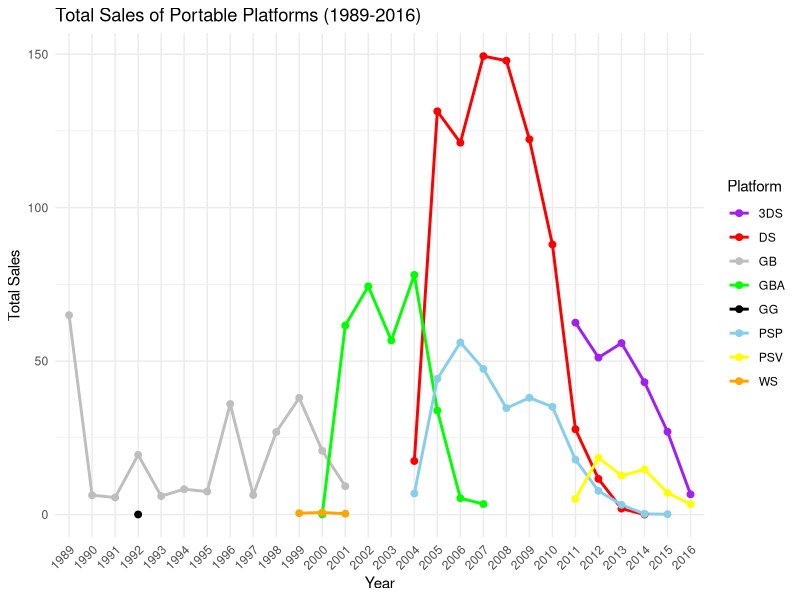
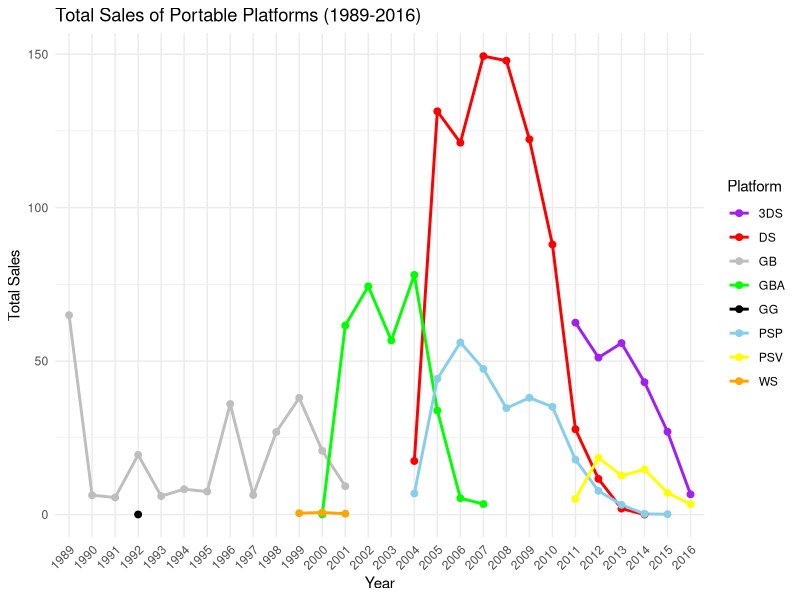
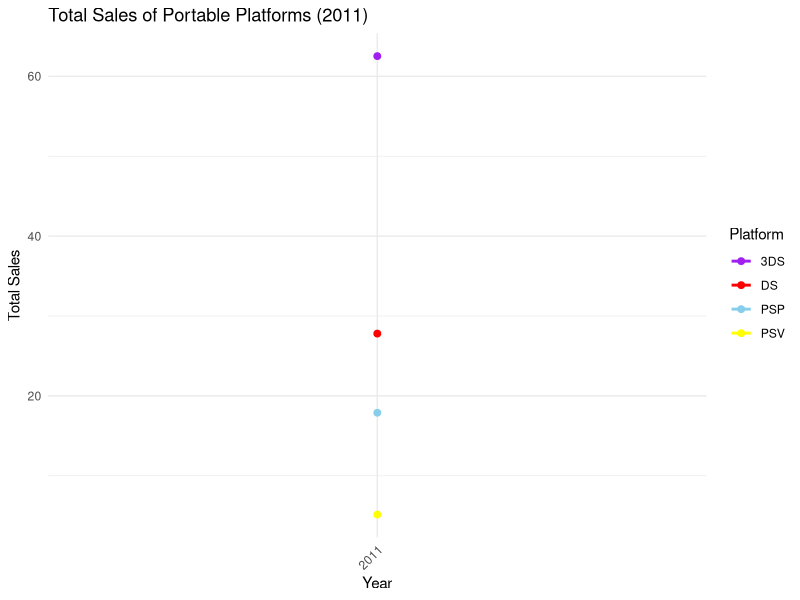
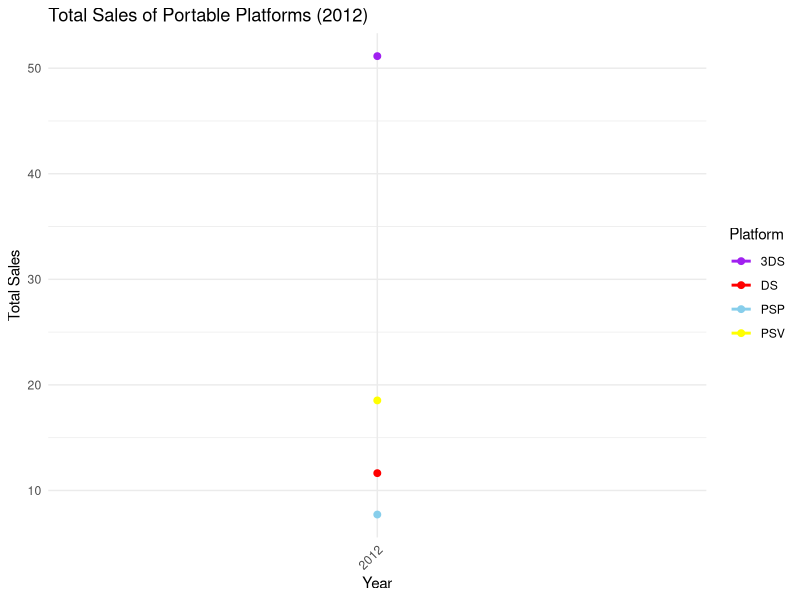
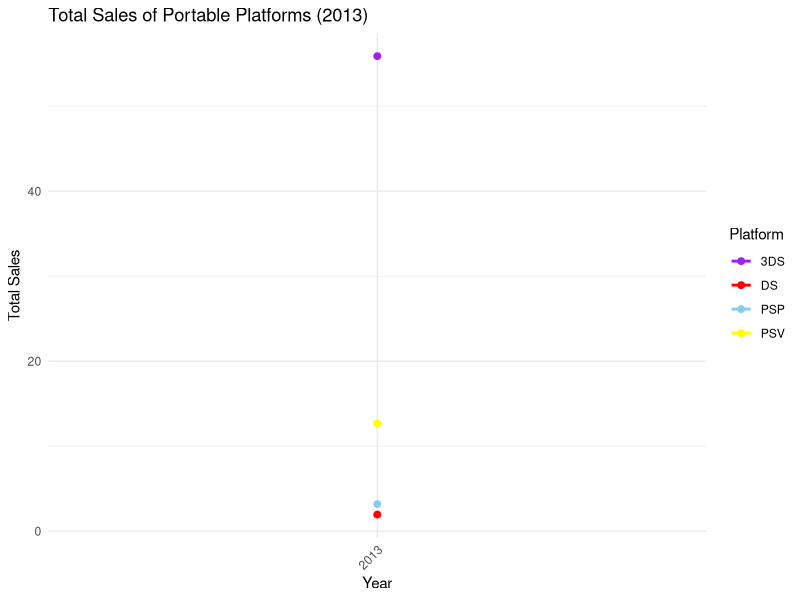
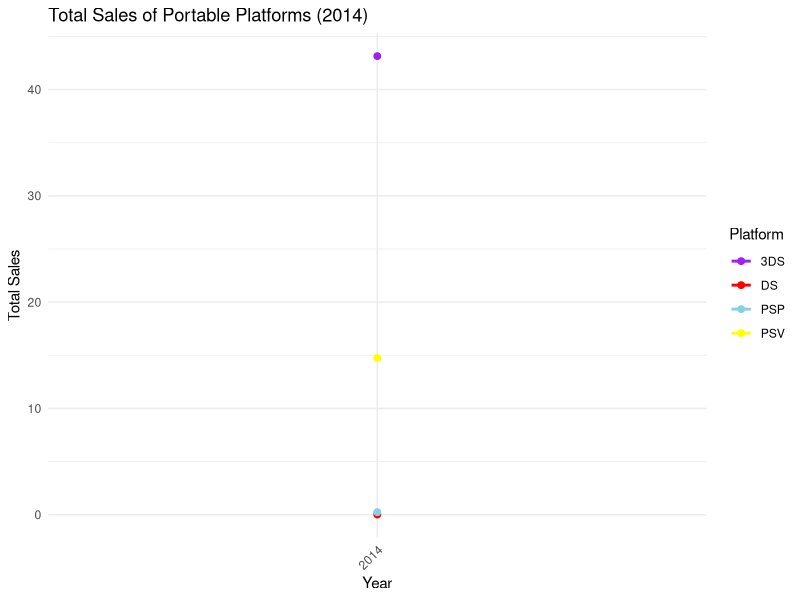
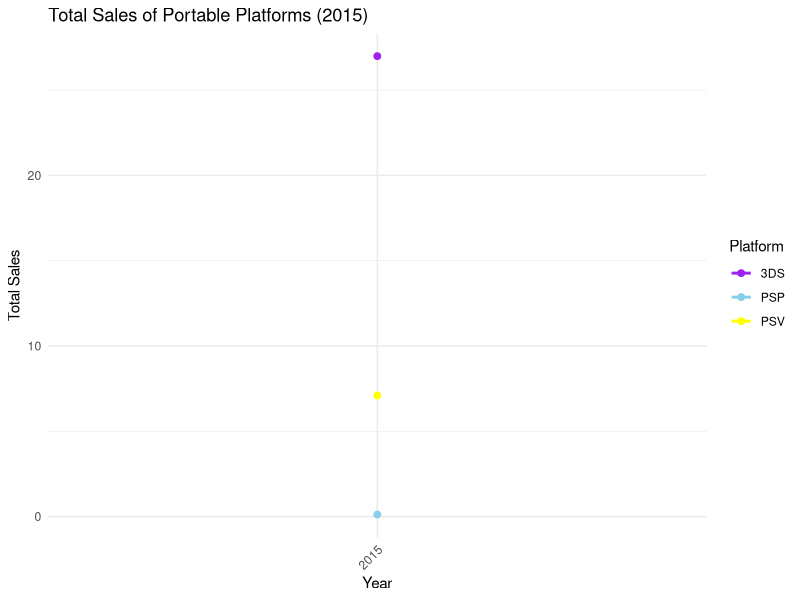
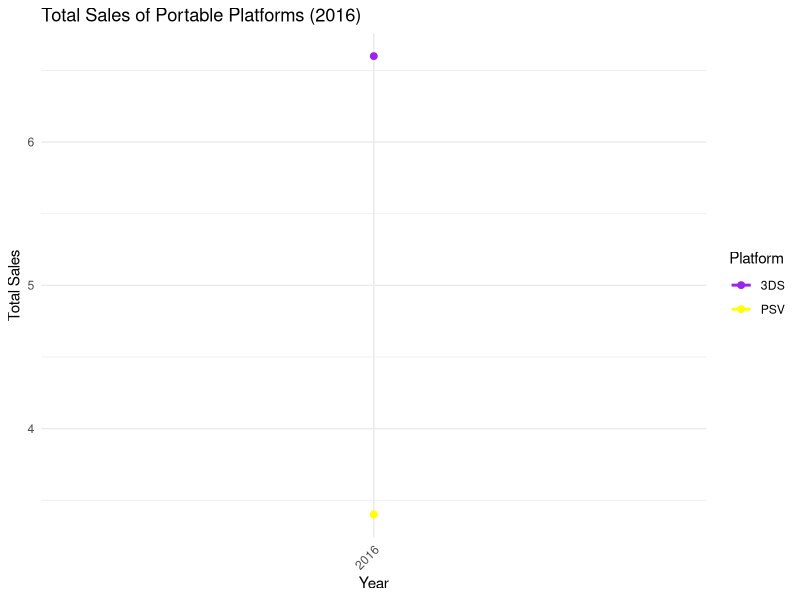

R code for these plots, in order: (Note: this script raises an error after producing the figures.)
setwd("C:/Users/burgo/OneDrive/Documentos/Projetos de Análise de Dados/Projeto 3/Data")
getwd()

# Loading required libraries
library(dplyr)  # For data manipulation
library(ggplot2)  # For plotting
library(tidyr)  # For data reshaping

# Reading the data
data <- read.csv("vgsales.csv")

# List all unique platforms
unique_platforms <- data %>%
  select(Platform) %>%
  distinct() %>%
  arrange(Platform)

# Define portable platforms
portable_platforms <- c("DS", "3DS", "GB", "GBA", "GG", "PSP", "PSV", "WS")

# Define console platforms
console_platforms <- c("2600", "3DO", "DC", "GC", "GEN", "N64", "NES", "NG", "PC", "PCFX",
                       "PS", "PS2", "PS3", "PS4", "SAT", "SCD", "SNES", "TG16", "Wii", "WiiU",
                       "X360", "XB", "XOne")

#------------------------------------------------------------------

# Calculate annual sales for portable platforms
portable_sales <- data %>%
  filter(Platform %in% portable_platforms) %>%
  group_by(Year) %>%
  summarise(Portable_Sales = sum(Global_Sales, na.rm = TRUE))

# Calculate annual sales for console platforms
console_sales <- data %>%
  filter(Platform %in% console_platforms) %>%
  group_by(Year) %>%
  summarise(Console_Sales = sum(Global_Sales, na.rm = TRUE))

# Combine portable and console sales into a single table
sales_by_year <- full_join(portable_sales, console_sales, by = "Year") %>%
  arrange(Year) %>%
  filter(!is.na(Portable_Sales) & !is.na(Console_Sales))  # Remove rows with missing values

# Create pie charts for each year
years <- unique(sales_by_year$Year)

# Check if the 'Results' directory exists, if not, create it
results_dir <- "Results"
if (!dir.exists(results_dir)) {
  dir.create(results_dir)
  if (dir.exists(results_dir)) {
    message("Directory 'Results' created successfully.")
  } else {
    stop("Failed to create directory 'Results'.")
  }
} else {
  message("Directory 'Results' already exists.")
}

# Loop to generate pie charts for each year
for (year in years) {
  # Subset data for the current year
  year_data <- sales_by_year %>% filter(Year == year)
  
  # Create a long-format data frame for plotting
  pie_data <- data.frame(
    Platform_Type = c("Portable", "Console"),
    Sales = c(year_data$Portable_Sales, year_data$Console_Sales)
  )
  
  # Add percentage column
  pie_data <- pie_data %>%
    mutate(Percentage = Sales / sum(Sales) * 100)
  
  # Create the pie chart
  pie_chart <- ggplot(pie_data, aes(x = "", y = Sales, fill = Platform_Type)) +
    geom_bar(stat = "identity", width = 1, color = "black") +  # Add black borders
    coord_polar("y") +
    labs(title = paste("Sales Distribution in", year),
         x = "",
         y = "") +
    theme_void() +
    theme(
      plot.background = element_rect(fill = "white", color = NA),
      legend.position = "right") +
    scale_fill_manual(values = c("Portable" = "skyblue", "Console" = "orange")) +
    geom_text(aes(label = paste0(round(Percentage, 1), "%")), 
              position = position_stack(vjust = 0.5), 
              color = "black", size = 4)
  
  # Save the pie chart
  file_path <- paste0(results_dir, "/sales_distribution_", year, ".png")
  ggsave(filename = file_path, plot = pie_chart, width = 6, height = 6)
  if (file.exists(file_path)) {
    message(paste("Chart saved successfully at:", file_path))
  } else {
    message(paste("Failed to save chart at:", file_path))
  }
}

# Filter data for the period from 1989 to 2016
portable_sales_filtered <- portable_sales %>% filter(Year >= 1989 & Year <= 2016)
console_sales_filtered <- console_sales %>% filter(Year >= 1989 & Year <= 2016)

# Calculate total sales of portables and consoles in the filtered period
total_portable_sales <- sum(portable_sales_filtered$Portable_Sales, na.rm = TRUE)
total_console_sales <- sum(console_sales_filtered$Console_Sales, na.rm = TRUE)

# Create a data frame for the overall comparison chart
total_sales_data <- data.frame(
  Platform_Type = c("Portable", "Console"),
  Sales = c(total_portable_sales, total_console_sales)
)

# Add percentage column
total_sales_data <- total_sales_data %>%
  mutate(Percentage = Sales / sum(Sales) * 100)

# Create pie chart for total sales
total_pie_chart <- ggplot(total_sales_data, aes(x = "", y = Sales, fill = Platform_Type)) +
  geom_bar(stat = "identity", width = 1, color = "black") +  # Add black borders
  coord_polar("y") +
  labs(title = "Total Sales Comparison (1989-2016): Portable vs Console",
       x = "",
       y = "") +
  theme_void() +
  theme(
    plot.background = element_rect(fill = "white", color = NA),
    legend.position = "right") +
  scale_fill_manual(values = c("Portable" = "skyblue", "Console" = "orange")) +
  geom_text(aes(label = paste0(round(Percentage, 1), "%")), 
            position = position_stack(vjust = 0.5), 
            color = "black", size = 4)

# Save the total sales pie chart
total_sales_file_path <- paste0(results_dir, "/total_sales_comparison_1989_2016.png")
ggsave(filename = total_sales_file_path, plot = total_pie_chart, width = 6, height = 6)
if (file.exists(total_sales_file_path)) {
  message(paste("Chart saved successfully at:", total_sales_file_path))
} else {
  message(paste("Failed to save chart at:", total_sales_file_path))
}




#---------------------------------------------------------------------------

# Define colors for each platform
platform_colors <- c("3DS" = "purple",
                     "DS" = "red",
                     "GBA" = "green",
                     "GB" = "grey",
                     "WS" = "orange",
                     "PSP" = "skyblue",
                     "PSV" = "yellow",
                     "GG" = "black")

# Function to create bar and line charts
create_sales_chart <- function(data, chart_type, filename) {
  plot <- ggplot(data, aes(x = as.factor(Year), y = Total_Sales, fill = Platform, color = Platform, group = Platform)) +
    geom_line(size = 1) +
    geom_point(size = 2) +
    labs(title = chart_type,
         x = "Year",
         y = "Total Sales") +
    theme_minimal() +
    theme(axis.text.x = element_text(angle = 45, hjust = 1)) +
    scale_fill_manual(values = platform_colors[unique(data$Platform)]) +
    scale_color_manual(values = platform_colors[unique(data$Platform)])
  
  print(plot)
  ggsave(filename = filename, plot = plot, width = 10, height = 6)
}

# Function to create pie chart and save
create_pie_chart <- function(data, title, filename) {
  total_sales <- data %>%
    group_by(Platform) %>%
    summarise(Total_Sales = sum(Global_Sales, na.rm = TRUE)) %>%
    mutate(Percentage = Total_Sales / sum(Total_Sales) * 100)
  
  pie_chart <- ggplot(total_sales, aes(x = "", y = Percentage, fill = Platform)) +
    geom_bar(stat = "identity", width = 1, color = "black") +
    coord_polar("y") +
    labs(title = title,
         x = "",
         y = "") +
    theme_void() +
    theme(legend.position = "right") +
    scale_fill_manual(values = platform_colors[unique(total_sales$Platform)]) +
    geom_text(aes(label = paste0(round(Percentage, 1), "%")),
              position = position_stack(vjust = 0.5))
  
  print(pie_chart)
  ggsave(filename = filename, plot = pie_chart, width = 6, height = 6)
}

# Read data
data <- read.csv("vgsales.csv")

# Portable platforms and years filter
portable_platforms <- c("DS", "3DS", "GB", "GBA", "GG", "PSP", "PSV", "WS")
portable_sales <- data %>%
  filter(Platform %in% portable_platforms & Year >= 1989 & Year <= 2016) %>%
  group_by(Platform, Year) %>%
  summarise(Total_Sales = sum(Global_Sales, na.rm = TRUE))

# Create and save bar chart
bar_chart_filename <- "Results/portable_sales_bar_chart.png"
create_sales_chart(portable_sales, "Total Sales of Portable Platforms (1989-2016)", bar_chart_filename)

# Create and save line chart
line_chart_filename <- "Results/portable_sales_line_chart.png"
create_sales_chart(portable_sales, "Total Sales of Portable Platforms (1989-2016)", line_chart_filename)

# Create and save yearly bar charts
for (year in unique(portable_sales$Year)) {
  year_data <- portable_sales %>% filter(Year == year)
  year_chart_filename <- paste0("Results/portable_sales_", year, ".png")
  create_sales_chart(year_data, paste("Total Sales of Portable Platforms (", year, ")", sep = ""), year_chart_filename)
}

# DS vs PSP sales comparison
sales_ds_psp <- data %>%
  filter(Platform %in% c("DS", "PSP"))

create_pie_chart(sales_ds_psp, "DS vs PSP Sales Percentage", "Results/ds_vs_psp_sales_percentage.png")

# 3DS vs PSVita sales comparison
sales_3ds_psv <- data %>%
  filter(Platform %in% c("3DS", "PSV"))

create_pie_chart(sales_3ds_psv, "3DS vs PSV Sales Percentage", "Results/3ds_vs_psv_sales_percentage.png")

#--------------------------------------------------------------------------------------



# Define console platforms for each family
xbox <- c("XB", "X360", "XOne")
playstation <- c("PS", "PS2", "PS3", "PS4")
nintendo <- c("NES", "SNES", "N64", "GC", "Wii", "WiiU")
sega <- c("DC", "SCD", "GEN", "SAT")

# Function to create pie chart for a specific family and save as image
create_pie_chart <- function(data, platforms, family_name) {
  # Filter data for platforms in this family
  family_data <- data %>%
    filter(Platform %in% platforms) %>%
    group_by(Platform) %>%
    summarise(Total_Sales = sum(Global_Sales, na.rm = TRUE)) %>%
    mutate(Percentage = Total_Sales / sum(Total_Sales) * 100,
           Label = paste0(Platform, " (", round(Percentage, 1), "%)"))
  
  # Create pie chart with ggplot
  pie_chart <- ggplot(family_data, aes(x = "", y = Total_Sales, fill = Platform)) +
    geom_bar(stat = "identity", width = 1, color = "black") +
    coord_polar(theta = "y") +
    labs(title = paste("Global Sales Distribution for", family_name),
         fill = "Platform") +
    theme_minimal() +
    theme(axis.text.x = element_blank(),
          axis.ticks = element_blank(),
          panel.grid = element_blank()) +
    geom_text(aes(label = Label), position = position_stack(vjust = 0.5))
  
  # Save the pie chart as image
  ggsave(filename = paste0("Results/", family_name, "_sales_percentage.png"), plot = pie_chart, width = 6, height = 6)
  
  return(pie_chart)
}

# Create pie charts for each family and save images (loop can be used for efficiency)
xbox_pie <- create_pie_chart(data, xbox, "Xbox")
playstation_pie <- create_pie_chart(data, playstation, "PlayStation")
nintendo_pie <- create_pie_chart(data, nintendo, "Nintendo")
sega_pie <- create_pie_chart(data, sega, "Sega")

# Function to categorize platforms into families
categorize_family <- function(platform) {
  if (platform %in% xbox) {
    "Xbox"
  } else if (platform %in% playstation) {
    "PlayStation"
  } else if (platform %in% nintendo) {
    "Nintendo"
  } else if (platform %in% sega) {
    "Sega"
  } else {
    NA
  }
}

# Apply function to categorize platforms (sapply can be replaced with vectorized approach)
data$Family <- lapply(data$Platform, categorize_family)  # Consider using vectorization for efficiency

# Filter data for platforms belonging to defined families
data_filtered <- data %>%
  filter(!is.na(Family))

# Calculate annual sales for each family
family_sales <- data_filtered %>%
  group_by(Year, Family) %>%
  summarise(Total_Sales = sum(Global_Sales, na.rm = TRUE)) %>%
  arrange(Year)

# Create line graph for annual sales
line_graph <- ggplot(family_sales, aes(x = Year, y = Total_Sales, color = Family, group = Family)) +
  geom_line(size = 1) +
  geom_point(size = 2) +  # Add points to highlight annual sales
  labs(title = "Yearly Sales of Console Families",
       x = "Year",
       y = "Total Sales",
       color = "Console Family") +
  theme_minimal() +
  theme(axis.text.x = element_text(angle = 45, hjust = 1))

# Print and save line graph
print(line_graph)
ggsave(filename = "Results/console_families_yearly_sales.png", plot = line_graph, width = 10, height = 6)

#----------------------------------------------------------------------



# Summarize sales by genre for each region
genre_sales_na <- data %>%
  group_by(Genre) %>%
  summarise(Total_Sales = sum(NA_Sales, na.rm = TRUE))

genre_sales_eu <- data %>%
  group_by(Genre) %>%
  summarise(Total_Sales = sum(EU_Sales, na.rm = TRUE))

genre_sales_jp <- data %>%
  group_by(Genre) %>%
  summarise(Total_Sales = sum(JP_Sales, na.rm = TRUE))

# Function to create pie chart for genre sales by region
create_genre_pie_chart <- function(data, region) {
  data <- data %>%
    mutate(Percentage = Total_Sales / sum(Total_Sales) * 100,
           Label = paste0(Genre, " (", round(Percentage, 1), "%)"))
  
  pie_chart <- ggplot(data, aes(x = "", y = Total_Sales, fill = Genre)) +
    geom_bar(stat = "identity", width = 0.9, color = "black", size = 0.5) +  # Reduced width for margin and added color for separation
    coord_polar(theta = "y") +
    labs(title = paste("Genre Distribution in", region),
         fill = "Genre") +
    theme_minimal() +
    theme(axis.text.x = element_blank(),
          axis.ticks = element_blank(),
          panel.grid = element_blank()) +
    geom_text(aes(label = Label), position = position_stack(vjust = 0.5), size = 3)
  
  # Save the pie chart
  ggsave(filename = paste0("Results/genre_distribution_", gsub(" ", "_", region), ".png"), plot = pie_chart, width = 8, height = 8)
  
  return(pie_chart)
}

# Create and save pie charts for each region
na_pie <- create_genre_pie_chart(genre_sales_na, "North America")
eu_pie <- create_genre_pie_chart(genre_sales_eu, "Europe")
jp_pie <- create_genre_pie_chart(genre_sales_jp, "Japan")

# Display the pie charts
print(na_pie)
print(eu_pie)
print(jp_pie)

#--------------------------------------------------------



# Categorize platforms into families
xbox <- c("XB", "X360", "XOne")
playstation <- c("PS", "PS2", "PS3", "PS4")
nintendo <- c("NES", "SNES", "N64", "GC", "Wii", "WiiU")
sega <- c("DC", "SCD", "GEN", "SAT")

# Function to create pie chart for a specific family
create_pie_chart <- function(data, family_name) {
  data <- data %>%
    mutate(Percentage = Total_Sales / sum(Total_Sales) * 100,
           Label = paste0(Genre, " (", round(Percentage, 1), "%)"))
  
  pie_chart <- ggplot(data, aes(x = "", y = Total_Sales, fill = Genre)) +
    geom_bar(stat = "identity", width = 0.9, color = "black", size = 0.5) +  # Black borders
    coord_polar(theta = "y") +
    labs(title = paste("Genre Distribution in", family_name),
         fill = "Genre") +
    theme_minimal() +
    theme(axis.text.x = element_blank(),
          axis.ticks = element_blank(),
          panel.grid = element_blank()) +
    geom_text(aes(label = Label), position = position_stack(vjust = 0.5), size = 3)
  
  # Save the pie chart
  ggsave(filename = paste0("Results/genre_distribution_", gsub(" ", "_", family_name), ".png"), plot = pie_chart, width = 8, height = 8)
  
  return(pie_chart)
}

# Function to categorize platforms into families
categorize_family <- function(platform) {
  if (platform %in% xbox) {
    return("Xbox")
  } else if (platform %in% playstation) {
    return("PlayStation")
  } else if (platform %in% nintendo) {
    return("Nintendo")
  } else if (platform %in% sega) {
    return("Sega")
  } else {
    return(NA)
  }
}

# Apply the function to categorize platforms
data$Family <- sapply(data$Platform, categorize_family)

# Filter out rows where Family is NA
data_filtered <- data %>%
  filter(!is.na(Family))

# Summarize sales by genre for each family
genre_sales_family <- data_filtered %>%
  group_by(Family, Genre) %>%
  summarise(Total_Sales = sum(Global_Sales, na.rm = TRUE)) %>%
  ungroup()

# Create pie charts for each family and save the images
families <- c("Xbox", "PlayStation", "Nintendo", "Sega")
pie_charts <- lapply(families, function(family) {
  create_pie_chart(genre_sales_family %>% filter(Family == family), family)
})

# Display the charts
lapply(pie_charts, print)

#--------------------------------------------------------



data$Year <- as.numeric(as.character(data$Year))

# Remove rows with NA values in Year
data <- data %>% filter(!is.na(Year))

# Extract the decade from the year
data <- data %>%
  mutate(Decade = floor(Year / 10) * 10)

# Summarize global sales by genre for each decade
genre_sales_decade <- data %>%
  group_by(Decade, Genre) %>%
  summarise(Total_Sales = sum(Global_Sales, na.rm = TRUE)) %>%
  ungroup()

# Function to generate pie charts with margins
create_pie_chart <- function(data, decade) {
  data <- data %>%
    mutate(Percentage = Total_Sales / sum(Total_Sales) * 100,
           Label = paste0(Genre, " (", round(Percentage, 1), "%)"))
  
  pie_chart <- ggplot(data, aes(x = "", y = Total_Sales, fill = Genre)) +
    geom_bar(stat = "identity", width = 0.9, color = "black", size = 0.5) +  # Black borders
    coord_polar(theta = "y") +
    labs(title = paste("Genre Distribution in the", decade),
         fill = "Genre") +
    theme_minimal() +
    theme(axis.text.x = element_blank(),
          axis.ticks = element_blank(),
          panel.grid = element_blank()) +
    geom_text(aes(label = Label), position = position_stack(vjust = 0.5), size = 3)
  
  # Save the pie chart
  ggsave(filename = paste0("Results/genre_distribution_", decade, ".png"), plot = pie_chart, width = 8, height = 8)
  
  return(pie_chart)
}

# Get unique decades
decades <- unique(genre_sales_decade$Decade)

# Create and display pie charts for each decade
lapply(decades, function(decade) {
  pie_chart <- create_pie_chart(genre_sales_decade %>% filter(Decade == decade), paste(decade, "s"))
  print(pie_chart)
})

#----------------------------------------------------------



# Function to categorize platforms into families
categorize_family <- function(platform) {
  xbox <- c("XB", "X360", "XOne")
  playstation <- c("PS", "PS2", "PS3", "PS4")
  nintendo <- c("NES", "SNES", "N64", "GC", "Wii", "WiiU")
  sega <- c("DC", "SCD", "GEN", "SAT")
  
  if (platform %in% xbox) {
    return("Xbox")
  } else if (platform %in% playstation) {
    return("PlayStation")
  } else if (platform %in% nintendo) {
    return("Nintendo")
  } else if (platform %in% sega) {
    return("Sega")
  } else {
    return(NA)
  }
}

# Apply the function to categorize platforms
data$Family <- sapply(data$Platform, categorize_family)

# Filter rows where Family is not NA
data_filtered <- data %>% filter(!is.na(Family))

# Summarize global sales by genre for each family
genre_sales_family <- data_filtered %>%
  group_by(Family, Genre) %>%
  summarise(Total_Sales = sum(Global_Sales, na.rm = TRUE)) %>%
  ungroup()

# Function to generate pie charts with margins
create_pie_chart <- function(data, family_name) {
  data <- data %>%
    mutate(Percentage = Total_Sales / sum(Total_Sales) * 100,
           Label = paste0(Genre, " (", round(Percentage, 1), "%)"))
  
  pie_chart <- ggplot(data, aes(x = "", y = Total_Sales, fill = Genre)) +
    geom_bar(stat = "identity", width = 0.9, color = "black", size = 0.5) +  # Black borders
    coord_polar(theta = "y") +
    labs(title = paste("Genre Distribution in", family_name),
         fill = "Genre") +
    theme_minimal() +
    theme(axis.text.x = element_blank(),
          axis.ticks = element_blank(),
          panel.grid = element_blank()) +
    geom_text(aes(label = Label), position = position_stack(vjust = 0.5), size = 3)
  
  # Save the pie chart
  ggsave(filename = paste0("Results/genre_distribution_", family_name, ".png"), plot = pie_chart, width = 8, height = 8)
  
  return(pie_chart)
}

# Create and display pie charts for each family
families <- c("Xbox", "PlayStation", "Nintendo", "Sega")
pie_charts <- lapply(families, function(family) {
  pie_chart <- create_pie_chart(genre_sales_family %>% filter(Family == family), family)
  print(pie_chart)
})

#----------------------------------------



# Função para filtrar, resumir dados por família de console por editora, e combinar pequenas editoras
summarize_and_combine_publishers <- function(data, platforms) {
  summarized_data <- data %>%
    filter(Platform %in% platforms) %>%
    group_by(Publisher) %>%
    summarise(Total_Sales = sum(Global_Sales, na.rm = TRUE)) %>%
    ungroup() %>%
    mutate(Percentage = Total_Sales / sum(Total_Sales) * 100)
  
  # Combinar editoras com menos de 2% das vendas em "Others"
  combined_data <- summarized_data %>%
    mutate(Publisher = ifelse(Percentage < 2, "Others", Publisher)) %>%
    group_by(Publisher) %>%
    summarise(Total_Sales = sum(Total_Sales)) %>%
    mutate(Percentage = Total_Sales / sum(Total_Sales) * 100) %>%
    ungroup()
  
  combined_data
}

# Resumir e combinar editoras para cada família de console
xbox_publisher_sales <- summarize_and_combine_publishers(data, xbox)
playstation_publisher_sales <- summarize_and_combine_publishers(data, playstation)
nintendo_publisher_sales <- summarize_and_combine_publishers(data, nintendo)
sega_publisher_sales <- summarize_and_combine_publishers(data, sega)

# Função para criar gráficos de pizza com margens
create_pie_chart <- function(data, title) {
  data <- data %>%
    mutate(Label = paste0(Publisher, " (", round(Percentage, 1), "%)"))
  
  pie_chart <- ggplot(data, aes(x = "", y = Total_Sales, fill = Publisher)) +
    geom_bar(stat = "identity", width = 1, color = "black", size = 0.5) +  # Bordas pretas
    coord_polar(theta = "y") +
    labs(title = title, fill = "Publisher") +
    theme_minimal() +
    theme(axis.text.x = element_blank(),
          axis.ticks = element_blank(),
          panel.grid = element_blank()) +
    geom_text(aes(label = Label), position = position_stack(vjust = 0.5), size = 3)
  
  # Salvar o gráfico de pizza
  ggsave(filename = paste0("Results/publisher_distribution_", gsub(" ", "_", tolower(title)), ".png"), plot = pie_chart, width = 8, height = 8)
  
  return(pie_chart)
}

# Criar e exibir gráficos de pizza para cada família de console
xbox_pie_chart <- create_pie_chart(xbox_publisher_sales, "Publisher Distribution for Xbox Platforms")
playstation_pie_chart <- create_pie_chart(playstation_publisher_sales, "Publisher Distribution for PlayStation Platforms")
nintendo_pie_chart <- create_pie_chart(nintendo_publisher_sales, "Publisher Distribution for Nintendo Platforms")
sega_pie_chart <- create_pie_chart(sega_publisher_sales, "Publisher Distribution for Sega Platforms")

print(xbox_pie_chart)
print(playstation_pie_chart)
print(nintendo_pie_chart)
print(sega_pie_chart)

#------------------------------------------------------------------------



# Function to filter, summarize data by console family by publisher, and combine small publishers
summarize_and_combine_publishers <- function(data, platforms) {
  summarized_data <- data %>%
    filter(Platform %in% platforms) %>%
    group_by(Publisher) %>%
    summarise(Total_Sales = sum(Global_Sales, na.rm = TRUE)) %>%
    ungroup() %>%
    mutate(Percentage = Total_Sales / sum(Total_Sales) * 100)
  
  # Combine publishers with less than 2% sales into "Others"
  combined_data <- summarized_data %>%
    mutate(Publisher = ifelse(Percentage < 2, "Others", Publisher)) %>%
    group_by(Publisher) %>%
    summarise(Total_Sales = sum(Total_Sales)) %>%
    mutate(Percentage = Total_Sales / sum(Total_Sales) * 100) %>%
    ungroup()
  
  return(combined_data)
}

# Summarize and combine publishers for each console family
xbox_publisher_sales <- summarize_and_combine_publishers(data, xbox)
playstation_publisher_sales <- summarize_and_combine_publishers(data, playstation)
nintendo_publisher_sales <- summarize_and_combine_publishers(data, nintendo)
sega_publisher_sales <- summarize_and_combine_publishers(data, sega)

# Function to create pie charts with margins
create_pie_chart <- function(data, title) {
  data <- data %>%
    mutate(Label = paste0(Publisher, " (", round(Percentage, 1), "%)"))
  
  pie_chart <- ggplot(data, aes(x = "", y = Total_Sales, fill = Publisher)) +
    geom_bar(stat = "identity", width = 1, color = "black", size = 0.5) +  # Black borders
    coord_polar(theta = "y") +
    labs(title = title, fill = "Publisher") +
    theme_minimal() +
    theme(axis.text.x = element_blank(),
          axis.ticks = element_blank(),
          panel.grid = element_blank()) +
    geom_text(aes(label = Label), position = position_stack(vjust = 0.5), size = 3)
  
  # Save the pie chart
  ggsave(filename = paste0("Results/publisher_distribution_", gsub(" ", "_", tolower(title)), ".png"), plot = pie_chart, width = 8, height = 8)
  
  return(pie_chart)
}

# Create and display pie charts for each console family
xbox_pie_chart <- create_pie_chart(xbox_publisher_sales, "Publisher Distribution for Xbox Platforms")
playstation_pie_chart <- create_pie_chart(playstation_publisher_sales, "Publisher Distribution for PlayStation Platforms")
nintendo_pie_chart <- create_pie_chart(nintendo_publisher_sales, "Publisher Distribution for Nintendo Platforms")
sega_pie_chart <- create_pie_chart(sega_publisher_sales, "Publisher Distribution for Sega Platforms")

print(xbox_pie_chart)
print(playstation_pie_chart)
print(nintendo_pie_chart)
print(sega_pie_chart)

#-------------------------------------------------------------------



# Summarize sales data by publisher and year
sales_by_publisher_year <- data %>%
  group_by(Publisher, Year) %>%
  summarise(Total_Sales = sum(Global_Sales, na.rm = TRUE)) %>%
  ungroup()

# Filter to show only the top 10 publishers by total sales
top_publishers <- sales_by_publisher_year %>%
  group_by(Publisher) %>%
  summarise(Total_Sales = sum(Total_Sales, na.rm = TRUE)) %>%
  arrange(desc(Total_Sales)) %>%
  slice_head(n = 10) %>%
  pull(Publisher)

sales_by_publisher_year <- sales_by_publisher_year %>%
  filter(Publisher %in% top_publishers)

# Create the line graph
line_graph <- ggplot(sales_by_publisher_year, aes(x = Year, y = Total_Sales, color = Publisher, group = Publisher)) +
  geom_line(size = 1) +
  geom_point(size = 2) +  # Optional: add points to highlight the data for each year
  labs(title = "Yearly Sales by Top 10 Publishers",
       x = "Year",
       y = "Total Sales (in millions)",
       color = "Publisher") +
  theme_minimal() +
  theme(axis.text.x = element_text(angle = 45, hjust = 1))

# Display the line graph
print(line_graph)

# Save the graph as PNG
ggsave(filename = "Results/yearly_sales_top_10_publishers.png", plot = line_graph, width = 10, height = 8)

#-----------------------------------------------------------
#Other stuf for the analysis the code here is mostly for creating data to explain other data thus it is not organized as before

# Read the data
data <- read.csv("vgsales.csv")

# Create results directory if it does not exist
if (!dir.exists("results")) {
  dir.create("results")
}

# Filter data for Japanese sales
jp_sales <- data %>%
  select(Genre, Publisher, JP_Sales) %>%
  filter(JP_Sales > 0)

# Summarize sales by genre and publisher
jp_sales_summary <- jp_sales %>%
  group_by(Genre, Publisher) %>%
  summarise(Total_Sales = sum(JP_Sales, na.rm = TRUE)) %>%
  ungroup()

# Reclassify publishers and summarize
jp_sales_summary <- jp_sales_summary %>%
  mutate(Publisher = ifelse(Publisher == "Nintendo", "Nintendo", "Other")) %>%
  group_by(Genre, Publisher) %>%
  summarise(Total_Sales = sum(Total_Sales)) %>%
  ungroup()

# Function to create and save pie charts
create_pie_chart <- function(data, genre) {
  data <- data %>%
    mutate(Percentage = Total_Sales / sum(Total_Sales) * 100,
           Label = paste0(Publisher, " (", round(Percentage, 1), "%)"))
  
  p <- ggplot(data, aes(x = "", y = Total_Sales, fill = Publisher)) +
    geom_bar(stat = "identity", width = 0.9, color = "white", size = 0.5) +  # Reduced width for margin and added color for separation
    coord_polar(theta = "y") +
    labs(title = paste("Sales Distribution for", genre, "in Japan"),
         fill = "Publisher") +
    theme_minimal() +
    theme(axis.text.x = element_blank(),
          axis.ticks = element_blank(),
          panel.grid = element_blank()) +
    geom_text(aes(label = Label), position = position_stack(vjust = 0.5), size = 3)
  
  # Save the plot as a PNG file
  ggsave(filename = paste0("results/NINTENDO_", genre, "_JP.png"), plot = p, width = 8, height = 6)
}

# List of unique genres
genres <- unique(jp_sales_summary$Genre)

# Create and save pie charts for each genre
for (genre in genres) {
  genre_data <- jp_sales_summary %>% filter(Genre == genre)
  create_pie_chart(genre_data, genre)
}




# Filter data for Japanese sales
jp_sales <- data %>%
  select(Genre, JP_Sales) %>%
  filter(JP_Sales > 0)

# Summarize total sales by genre
genre_sales_summary <- jp_sales %>%
  group_by(Genre) %>%
  summarise(Total_Sales = sum(JP_Sales, na.rm = TRUE)) %>%
  ungroup()

# Identify the top 5 genres based on total sales
top_5_genres <- genre_sales_summary %>%
  arrange(desc(Total_Sales)) %>%
  slice_head(n = 5)

# Add an "Other" category for all other genres
other_sales <- genre_sales_summary %>%
  filter(!Genre %in% top_5_genres$Genre) %>%
  summarise(Genre = "Other", Total_Sales = sum(Total_Sales))

# Combine top 5 genres with "Other" category
final_genre_sales <- bind_rows(top_5_genres, other_sales) %>%
  mutate(Percentage = Total_Sales / sum(Total_Sales) * 100,
         Label = paste0(Genre, " (", round(Percentage, 1), "%)"))

# Create and save the pie chart for top 5 genres
create_pie_chart <- function(data) {
  p <- ggplot(data, aes(x = "", y = Total_Sales, fill = Genre)) +
    geom_bar(stat = "identity", width = 1, color = "white", size = 0.5) +  # Add margin to each slice
    coord_polar(theta = "y") +
    labs(title = "Top 5 Genres in Japan",
         fill = "Genre") +
    theme_minimal() +
    theme(axis.text.x = element_blank(),
          axis.ticks = element_blank(),
          panel.grid = element_blank()) +
    geom_text(aes(label = Label), position = position_stack(vjust = 0.5), size = 3)
  
  # Save the plot as a PNG file
  ggsave(filename = "results/NINTENDO_GENRE_JP.png", plot = p, width = 8, height = 6)
}

# Create and save the pie chart
create_pie_chart(final_genre_sales)



# Filter data for North American sales
na_sales <- data %>%
  select(Genre, Publisher, NA_Sales) %>%
  filter(NA_Sales > 0)

# Summarize sales by genre and publisher
na_sales_summary <- na_sales %>%
  group_by(Genre, Publisher) %>%
  summarise(Total_Sales = sum(NA_Sales, na.rm = TRUE)) %>%
  ungroup()

# Reclassify publishers and summarize
na_sales_summary <- na_sales_summary %>%
  mutate(Publisher = ifelse(Publisher == "Nintendo", "Nintendo", "Other")) %>%
  group_by(Genre, Publisher) %>%
  summarise(Total_Sales = sum(Total_Sales)) %>%
  ungroup()

# Function to create and save pie charts
create_pie_chart <- function(data, genre) {
  data <- data %>%
    mutate(Percentage = Total_Sales / sum(Total_Sales) * 100,
           Label = paste0(Publisher, " (", round(Percentage, 1), "%)"))
  
  p <- ggplot(data, aes(x = "", y = Total_Sales, fill = Publisher)) +
    geom_bar(stat = "identity", width = 0.9, color = "white", linewidth = 0.5) +  # Changed from size to linewidth
    coord_polar(theta = "y") +
    labs(title = paste("Sales Distribution for", genre, "in North America"),
         fill = "Publisher") +
    theme_minimal() +
    theme(axis.text.x = element_blank(),
          axis.ticks = element_blank(),
          panel.grid = element_blank()) +
    geom_text(aes(label = Label), position = position_stack(vjust = 0.5), size = 3)
  
  # Save the plot as a PNG file
  ggsave(filename = paste0("results/NINTENDO_", genre, "_NA.png"), plot = p, width = 8, height = 6)
}

# List of unique genres
genres <- unique(na_sales_summary$Genre)

# Create and save pie charts for each genre
for (genre in genres) {
  genre_data <- na_sales_summary %>% filter(Genre == genre)
  create_pie_chart(genre_data, genre)
}





na_sales <- data %>%
  select(Genre, Publisher, NA_Sales) %>%
  filter(NA_Sales > 0)

eu_sales <- data %>%
  select(Genre, Publisher, EU_Sales) %>%
  filter(EU_Sales > 0)

# Summarize sales by genre and publisher for NA
na_sales_summary <- na_sales %>%
  group_by(Genre, Publisher) %>%
  summarise(Total_Sales = sum(NA_Sales, na.rm = TRUE)) %>%
  ungroup()

# Summarize sales by genre and publisher for EU
eu_sales_summary <- eu_sales %>%
  group_by(Genre, Publisher) %>%
  summarise(Total_Sales = sum(EU_Sales, na.rm = TRUE)) %>%
  ungroup()

# Reclassify publishers and summarize for NA
na_sales_summary <- na_sales_summary %>%
  mutate(Publisher = ifelse(Publisher == "Sony Computer Entertainment", "Sony Computer Entertainment", "Other")) %>%
  group_by(Genre, Publisher) %>%
  summarise(Total_Sales = sum(Total_Sales)) %>%
  ungroup()

# Reclassify publishers and summarize for EU
eu_sales_summary <- eu_sales_summary %>%
  mutate(Publisher = ifelse(Publisher == "Sony Computer Entertainment", "Sony Computer Entertainment", "Other")) %>%
  group_by(Genre, Publisher) %>%
  summarise(Total_Sales = sum(Total_Sales)) %>%
  ungroup()

# Function to create and save pie charts
create_pie_chart <- function(data, genre, region) {
  data <- data %>%
    mutate(Percentage = Total_Sales / sum(Total_Sales) * 100,
           Label = paste0(Publisher, " (", round(Percentage, 1), "%)"))
  
  p <- ggplot(data, aes(x = "", y = Total_Sales, fill = Publisher)) +
    geom_bar(stat = "identity", width = 0.9, color = "white", linewidth = 0.5) +
    coord_polar(theta = "y") +
    labs(title = paste("Sales Distribution for", genre, "in", region),
         fill = "Publisher") +
    theme_minimal() +
    theme(axis.text.x = element_blank(),
          axis.ticks = element_blank(),
          panel.grid = element_blank()) +
    geom_text(aes(label = Label), position = position_stack(vjust = 0.5), size = 3)
  
  # Save the plot as a PNG file
  ggsave(filename = paste0("results/SONY_", genre, "_", region, ".png"), plot = p, width = 8, height = 6)
}

# List of unique genres for NA and EU
genres_na <- unique(na_sales_summary$Genre)
genres_eu <- unique(eu_sales_summary$Genre)

# Create and save pie charts for each genre in NA
for (genre in genres_na) {
  genre_data <- na_sales_summary %>% filter(Genre == genre)
  create_pie_chart(genre_data, genre, "NA")
}

# Create and save pie charts for each genre in EU
for (genre in genres_eu) {
  genre_data <- eu_sales_summary %>% filter(Genre == genre)
  create_pie_chart(genre_data, genre, "EU")
}




# Filter and summarize SCE sales for NA
sce_na_sales <- data %>%
  filter(Publisher == "Sony Computer Entertainment" & NA_Sales > 0) %>%
  group_by(Genre) %>%
  summarise(Total_Sales = sum(NA_Sales, na.rm = TRUE)) %>%
  ungroup()

# Filter and summarize SCE sales for EU
sce_eu_sales <- data %>%
  filter(Publisher == "Sony Computer Entertainment" & EU_Sales > 0) %>%
  group_by(Genre) %>%
  summarise(Total_Sales = sum(EU_Sales, na.rm = TRUE)) %>%
  ungroup()

# Filter and summarize SCE sales for JP
sce_jp_sales <- data %>%
  filter(Publisher == "Sony Computer Entertainment" & JP_Sales > 0) %>%
  group_by(Genre) %>%
  summarise(Total_Sales = sum(JP_Sales, na.rm = TRUE)) %>%
  ungroup()

# Function to create and save pie charts
create_genre_pie_chart <- function(data, region) {
  data <- data %>%
    mutate(Percentage = Total_Sales / sum(Total_Sales) * 100,
           Label = paste0(Genre, " (", round(Percentage, 1), "%)"))
  
  p <- ggplot(data, aes(x = "", y = Total_Sales, fill = Genre)) +
    geom_bar(stat = "identity", width = 0.9, color = "white", linewidth = 0.5) +
    coord_polar(theta = "y") +
    labs(title = paste("SCE Sales Distribution by Genre in", region),
         fill = "Genre") +
    theme_minimal() +
    theme(axis.text.x = element_blank(),
          axis.ticks = element_blank(),
          panel.grid = element_blank()) +
    geom_text(aes(label = Label), position = position_stack(vjust = 0.5), size = 3)
  
  # Save the plot as a PNG file
  ggsave(filename = paste0("results/SCE_Genres_", region, ".png"), plot = p, width = 8, height = 6)
}

# Create and save pie charts for SCE sales by genre in NA and EU
create_genre_pie_chart(sce_na_sales, "NA")
create_genre_pie_chart(sce_eu_sales, "EU")
create_genre_pie_chart(sce_jp_sales, "JP")





ps4_xone_sales <- data %>%
  filter(Platform %in% c("PS4", "XOne")) %>%
  group_by(Platform) %>%
  summarise(Total_Sales = sum(NA_Sales + EU_Sales, na.rm = TRUE)) %>%
  ungroup()

# Function to create and save the pie chart
create_platform_pie_chart <- function(data) {
  data <- data %>%
    mutate(Percentage = Total_Sales / sum(Total_Sales) * 100,
           Label = paste0(Platform, " (", round(Percentage, 1), "%)"))
  
  p <- ggplot(data, aes(x = "", y = Total_Sales, fill = Platform)) +
    geom_bar(stat = "identity", width = 0.9, color = "white", linewidth = 0.5) +
    coord_polar(theta = "y") +
    labs(title = "Sales Distribution between PS4 and XOne",
         fill = "Platform") +
    theme_minimal() +
    theme(axis.text.x = element_blank(),
          axis.ticks = element_blank(),
          panel.grid = element_blank()) +
    geom_text(aes(label = Label), position = position_stack(vjust = 0.5), size = 3)
  
  # Save the plot as a PNG file
  ggsave(filename = "results/PS4_vs_XOne_Sales.png", plot = p, width = 8, height = 6)
}

# Create and save the pie chart for PS4 vs XOne sales
create_platform_pie_chart(ps4_xone_sales)






# Filter data for the Sports genre and exclude Nintendo
sports_sales <- data %>%
  filter(Genre == "Sports" & Publisher != "Nintendo")

# Reclassify publishers into EA, Pro Evolution Soccer, and Others
sports_sales_summary <- sports_sales %>%
  mutate(Publisher = case_when(
    Publisher == "Electronic Arts" ~ "Electronic Arts",
    grepl("\\bPro Evolution Soccer\\b", Name, ignore.case = TRUE) ~ "Pro Evolution Soccer",
    TRUE ~ "Other"
  )) %>%
  group_by(Publisher) %>%
  summarise(Total_Sales = sum(NA_Sales + EU_Sales, na.rm = TRUE)) %>%
  ungroup()

# Function to create and save the pie chart
create_sports_pie_chart <- function(data) {
  data <- data %>%
    mutate(Percentage = Total_Sales / sum(Total_Sales) * 100,
           Label = paste0(Publisher, " (", round(Percentage, 1), "%)"))
  
  p <- ggplot(data, aes(x = "", y = Total_Sales, fill = Publisher)) +
    geom_bar(stat = "identity", width = 0.9, color = "white", linewidth = 0.5) +
    coord_polar(theta = "y") +
    labs(title = "Sales Distribution for Sports Genre: EA vs Others (Excluding Nintendo)",
         fill = "Publisher") +
    theme_minimal() +
    theme(axis.text.x = element_blank(),
          axis.ticks = element_blank(),
          panel.grid = element_blank()) +
    geom_text(aes(label = Label), position = position_stack(vjust = 0.5), size = 3)
  
  # Save the plot as a PNG file
  ggsave(filename = "results/EA_vs_Others_Sports_Sales_Excluding_Nintendo_Pro_Evolution_Soccer.png", plot = p, width = 8, height = 6)
}

# Create and save the pie chart for EA vs Others in Sports genre excluding Nintendo and including Pro Evolution Soccer
create_sports_pie_chart(sports_sales_summary)




# Filter data for the Sports genre and exclude Nintendo
sports_sales <- data %>%
  filter(Genre == "Sports" & Publisher != "Nintendo")

# Reclassify publishers into EA, Pro Evolution Soccer, and Others
sports_sales_summary <- sports_sales %>%
  mutate(Publisher = case_when(
    Publisher == "Electronic Arts" ~ "Electronic Arts",
    grepl("\\bPro Evolution Soccer\\b", Name, ignore.case = TRUE) ~ "Pro Evolution Soccer",
    TRUE ~ Publisher
  )) %>%
  group_by(Publisher) %>%
  summarise(Total_Sales = sum(NA_Sales + EU_Sales, na.rm = TRUE)) %>%
  ungroup()

# Calculate the total sales for percentage calculation
total_sales <- sum(sports_sales_summary$Total_Sales)

# Reclassify publishers with less than 8% sales into "Other"
sports_sales_summary <- sports_sales_summary %>%
  mutate(Percentage = Total_Sales / total_sales * 100,
         Publisher = ifelse(Percentage < 8, "Other", Publisher)) %>%
  group_by(Publisher) %>%
  summarise(Total_Sales = sum(Total_Sales)) %>%
  ungroup()

# Function to create and save the pie chart
create_sports_pie_chart <- function(data) {
  data <- data %>%
    mutate(Percentage = Total_Sales / sum(Total_Sales) * 100,
           Label = paste0(Publisher, " (", round(Percentage, 1), "%)"))
  
  p <- ggplot(data, aes(x = "", y = Total_Sales, fill = Publisher)) +
    geom_bar(stat = "identity", width = 0.9, color = "white", linewidth = 0.5) +
    coord_polar(theta = "y") +
    labs(title = "Sales Distribution for Sports Genre: EA vs Others (Excluding Nintendo)",
         fill = "Publisher") +
    theme_minimal() +
    theme(axis.text.x = element_blank(),
          axis.ticks = element_blank(),
          panel.grid = element_blank()) +
    geom_text(aes(label = Label), position = position_stack(vjust = 0.5), size = 3)
  
  # Save the plot as a PNG file
  ggsave(filename = "results/EA_vs_Others_Sports_Sales_Excluding_Nintendo_With_Percentage_Filter.png", plot = p, width = 8, height = 6)
}

# Create and save the pie chart for EA vs Others in Sports genre excluding Nintendo and including Pro Evolution Soccer
create_sports_pie_chart(sports_sales_summary)




# Filter and summarize sales by year
yearly_sales <- data %>%
  filter(Year >= 1980 & Year <= 2015) %>%
  group_by(Year) %>%
  summarise(Total_Sales = sum(NA_Sales + EU_Sales, na.rm = TRUE)) %>%
  ungroup()

# Calculate change in sales compared to previous year
yearly_sales <- yearly_sales %>%
  arrange(Year) %>%
  mutate(Change = Total_Sales - lag(Total_Sales, default = first(Total_Sales)))

# Function to assign color based on change
assign_color <- function(change) {
  ifelse(change > 0, "green", "red")
}

# Create and save the bar chart
p <- ggplot(yearly_sales, aes(x = as.factor(Year), y = Total_Sales, fill = assign_color(Change))) +
  geom_bar(stat = "identity") +
  labs(title = "Total Sales Over Years with Color Comparison",
       x = "Year",
       y = "Total Sales (in millions)",
       fill = "Comparison") +
  scale_fill_manual(values = c("green" = "green", "red" = "red"), guide = "none") +  # Changed guide to "none"
  theme_minimal() +
  theme(
    plot.title = element_text(hjust = 0.5, size = 14, face = "bold"),
    axis.text.x = element_text(angle = 45, hjust = 1)
  )

# Save the plot as a PNG file
ggsave(filename = "results/Yearly_Sales_Bar_Chart_Color_Comparison.png", plot = p, width = 10, height = 6)
